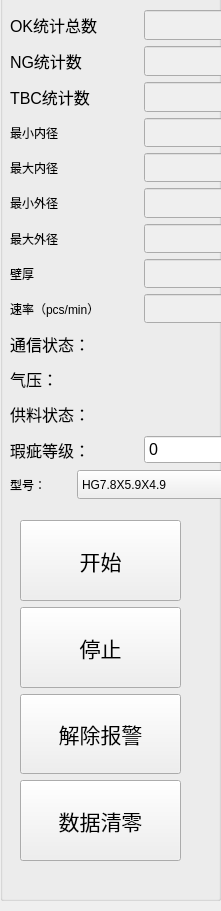
   <widget class="QWidget" name="widgetSide" native="true">
    <property name="geometry">
     <rect>
      <x>-1</x>
      <y>68</y>
      <width>221</width>
      <height>911</height>
     </rect>
    </property>
    <property name="sizePolicy">
     <sizepolicy hsizetype="Minimum" vsizetype="Minimum">
      <horstretch>0</horstretch>
      <verstretch>0</verstretch>
     </sizepolicy>
    </property>
    <property name="minimumSize">
     <size>
      <width>201</width>
      <height>911</height>
     </size>
    </property>
    <widget class="QGroupBox" name="groupBox_23">
     <property name="geometry">
      <rect>
       <x>0</x>
       <y>-10</y>
       <width>221</width>
       <height>911</height>
      </rect>
     </property>
     <property name="sizePolicy">
      <sizepolicy hsizetype="Minimum" vsizetype="Minimum">
       <horstretch>0</horstretch>
       <verstretch>0</verstretch>
      </sizepolicy>
     </property>
     <property name="minimumSize">
      <size>
       <width>201</width>
       <height>901</height>
      </size>
     </property>
     <property name="title">
      <string/>
     </property>
     <widget class="QWidget" name="layoutWidget">
      <property name="geometry">
       <rect>
        <x>10</x>
        <y>20</y>
        <width>293</width>
        <height>489</height>
       </rect>
      </property>
      <layout class="QGridLayout" name="gridLayout_45">
       <item row="13" column="1" colspan="2">
        <widget class="QComboBox" name="Box_ProductModel">
         <property name="sizePolicy">
          <sizepolicy hsizetype="Preferred" vsizetype="Minimum">
           <horstretch>0</horstretch>
           <verstretch>0</verstretch>
          </sizepolicy>
         </property>
         <item>
          <property name="text">
           <string>HG7.8X5.9X4.9</string>
          </property>
         </item>
         <item>
          <property name="text">
           <string>WKQ8X5.9X5</string>
          </property>
         </item>
         <item>
          <property name="text">
           <string>WK5.5X4.1X4.95</string>
          </property>
         </item>
         <item>
          <property name="text">
           <string>WK3.2x2.6x3.3</string>
          </property>
         </item>
        </widget>
       </item>
       <item row="3" column="0" colspan="2">
        <widget class="QLabel" name="label_21">
         <property name="text">
          <string>最小内径</string>
         </property>
        </widget>
       </item>
       <item row="5" column="0" colspan="2">
        <widget class="QLabel" name="label_25">
         <property name="text">
          <string>最小外径</string>
         </property>
        </widget>
       </item>
       <item row="2" column="0" colspan="2">
        <widget class="QLabel" name="label_32">
         <property name="sizePolicy">
          <sizepolicy hsizetype="Minimum" vsizetype="Minimum">
           <horstretch>0</horstretch>
           <verstretch>0</verstretch>
          </sizepolicy>
         </property>
         <property name="minimumSize">
          <size>
           <width>105</width>
           <height>30</height>
          </size>
         </property>
         <property name="font">
          <font>
           <pointsize>12</pointsize>
          </font>
         </property>
         <property name="text">
          <string>TBC统计数</string>
         </property>
        </widget>
       </item>
       <item row="11" column="0" colspan="2">
        <widget class="QLabel" name="label_22">
         <property name="sizePolicy">
          <sizepolicy hsizetype="Minimum" vsizetype="Minimum">
           <horstretch>0</horstretch>
           <verstretch>0</verstretch>
          </sizepolicy>
         </property>
         <property name="minimumSize">
          <size>
           <width>0</width>
           <height>26</height>
          </size>
         </property>
         <property name="font">
          <font>
           <pointsize>12</pointsize>
          </font>
         </property>
         <property name="text">
          <string>供料状态：</string>
         </property>
        </widget>
       </item>
       <item row="0" column="0" colspan="2">
        <widget class="QLabel" name="label_28">
         <property name="sizePolicy">
          <sizepolicy hsizetype="Minimum" vsizetype="Minimum">
           <horstretch>0</horstretch>
           <verstretch>0</verstretch>
          </sizepolicy>
         </property>
         <property name="minimumSize">
          <size>
           <width>105</width>
           <height>30</height>
          </size>
         </property>
         <property name="font">
          <font>
           <pointsize>12</pointsize>
          </font>
         </property>
         <property name="text">
          <string>OK统计总数</string>
         </property>
        </widget>
       </item>
       <item row="6" column="2">
        <widget class="QLineEdit" name="edtOuterMax">
         <property name="enabled">
          <bool>false</bool>
         </property>
         <property name="sizePolicy">
          <sizepolicy hsizetype="Minimum" vsizetype="Minimum">
           <horstretch>0</horstretch>
           <verstretch>0</verstretch>
          </sizepolicy>
         </property>
        </widget>
       </item>
       <item row="6" column="0" colspan="2">
        <widget class="QLabel" name="label_27">
         <property name="text">
          <string>最大外径</string>
         </property>
        </widget>
       </item>
       <item row="10" column="2">
        <widget class="QLabel" name="AP_CTP">
         <property name="sizePolicy">
          <sizepolicy hsizetype="Minimum" vsizetype="Minimum">
           <horstretch>0</horstretch>
           <verstretch>0</verstretch>
          </sizepolicy>
         </property>
         <property name="minimumSize">
          <size>
           <width>0</width>
           <height>26</height>
          </size>
         </property>
         <property name="font">
          <font>
           <pointsize>12</pointsize>
           <weight>75</weight>
           <bold>true</bold>
          </font>
         </property>
         <property name="text">
          <string/>
         </property>
        </widget>
       </item>
       <item row="0" column="2">
        <widget class="QLineEdit" name="OK_PV">
         <property name="enabled">
          <bool>false</bool>
         </property>
         <property name="sizePolicy">
          <sizepolicy hsizetype="Minimum" vsizetype="Minimum">
           <horstretch>0</horstretch>
           <verstretch>0</verstretch>
          </sizepolicy>
         </property>
         <property name="minimumSize">
          <size>
           <width>68</width>
           <height>30</height>
          </size>
         </property>
         <property name="font">
          <font>
           <pointsize>12</pointsize>
           <weight>75</weight>
           <bold>true</bold>
          </font>
         </property>
        </widget>
       </item>
       <item row="9" column="0" colspan="2">
        <widget class="QLabel" name="label_23">
         <property name="sizePolicy">
          <sizepolicy hsizetype="Minimum" vsizetype="Minimum">
           <horstretch>0</horstretch>
           <verstretch>0</verstretch>
          </sizepolicy>
         </property>
         <property name="font">
          <font>
           <pointsize>12</pointsize>
          </font>
         </property>
         <property name="text">
          <string>通信状态：</string>
         </property>
        </widget>
       </item>
       <item row="1" column="2">
        <widget class="QLineEdit" name="NG_count_PV">
         <property name="enabled">
          <bool>false</bool>
         </property>
         <property name="sizePolicy">
          <sizepolicy hsizetype="Minimum" vsizetype="Minimum">
           <horstretch>0</horstretch>
           <verstretch>0</verstretch>
          </sizepolicy>
         </property>
         <property name="minimumSize">
          <size>
           <width>68</width>
           <height>30</height>
          </size>
         </property>
         <property name="font">
          <font>
           <pointsize>12</pointsize>
           <weight>75</weight>
           <bold>true</bold>
          </font>
         </property>
        </widget>
       </item>
       <item row="4" column="2">
        <widget class="QLineEdit" name="edtInnerMax">
         <property name="enabled">
          <bool>false</bool>
         </property>
         <property name="sizePolicy">
          <sizepolicy hsizetype="Maximum" vsizetype="Minimum">
           <horstretch>0</horstretch>
           <verstretch>0</verstretch>
          </sizepolicy>
         </property>
        </widget>
       </item>
       <item row="5" column="2">
        <widget class="QLineEdit" name="edtOuterMin">
         <property name="enabled">
          <bool>false</bool>
         </property>
         <property name="sizePolicy">
          <sizepolicy hsizetype="Minimum" vsizetype="Minimum">
           <horstretch>0</horstretch>
           <verstretch>0</verstretch>
          </sizepolicy>
         </property>
        </widget>
       </item>
       <item row="4" column="0" colspan="2">
        <widget class="QLabel" name="label_24">
         <property name="text">
          <string>最大内径</string>
         </property>
        </widget>
       </item>
       <item row="12" column="2">
        <widget class="QSpinBox" name="spinBoxGear">
         <property name="sizePolicy">
          <sizepolicy hsizetype="Minimum" vsizetype="Minimum">
           <horstretch>0</horstretch>
           <verstretch>0</verstretch>
          </sizepolicy>
         </property>
         <property name="font">
          <font>
           <pointsize>12</pointsize>
          </font>
         </property>
        </widget>
       </item>
       <item row="8" column="2">
        <widget class="QLineEdit" name="speedTime">
         <property name="enabled">
          <bool>false</bool>
         </property>
         <property name="sizePolicy">
          <sizepolicy hsizetype="Minimum" vsizetype="Minimum">
           <horstretch>0</horstretch>
           <verstretch>0</verstretch>
          </sizepolicy>
         </property>
        </widget>
       </item>
       <item row="12" column="0" colspan="2">
        <widget class="QLabel" name="label_34">
         <property name="minimumSize">
          <size>
           <width>40</width>
           <height>20</height>
          </size>
         </property>
         <property name="font">
          <font>
           <pointsize>12</pointsize>
          </font>
         </property>
         <property name="text">
          <string>瑕疵等级：</string>
         </property>
        </widget>
       </item>
       <item row="11" column="2">
        <widget class="QLabel" name="FS_normal">
         <property name="sizePolicy">
          <sizepolicy hsizetype="Minimum" vsizetype="Minimum">
           <horstretch>0</horstretch>
           <verstretch>0</verstretch>
          </sizepolicy>
         </property>
         <property name="minimumSize">
          <size>
           <width>0</width>
           <height>26</height>
          </size>
         </property>
         <property name="font">
          <font>
           <pointsize>12</pointsize>
           <weight>75</weight>
           <bold>true</bold>
          </font>
         </property>
         <property name="text">
          <string/>
         </property>
        </widget>
       </item>
       <item row="10" column="0" colspan="2">
        <widget class="QLabel" name="label_16">
         <property name="sizePolicy">
          <sizepolicy hsizetype="Minimum" vsizetype="Minimum">
           <horstretch>0</horstretch>
           <verstretch>0</verstretch>
          </sizepolicy>
         </property>
         <property name="minimumSize">
          <size>
           <width>0</width>
           <height>26</height>
          </size>
         </property>
         <property name="font">
          <font>
           <pointsize>12</pointsize>
          </font>
         </property>
         <property name="text">
          <string>气压：</string>
         </property>
        </widget>
       </item>
       <item row="9" column="2">
        <widget class="QToolButton" name="ComState_btn">
         <property name="enabled">
          <bool>false</bool>
         </property>
         <property name="sizePolicy">
          <sizepolicy hsizetype="Minimum" vsizetype="Minimum">
           <horstretch>0</horstretch>
           <verstretch>0</verstretch>
          </sizepolicy>
         </property>
         <property name="minimumSize">
          <size>
           <width>68</width>
           <height>26</height>
          </size>
         </property>
         <property name="text">
          <string/>
         </property>
         <property name="autoRaise">
          <bool>true</bool>
         </property>
        </widget>
       </item>
       <item row="13" column="0">
        <widget class="QLabel" name="label">
         <property name="text">
          <string>型号：</string>
         </property>
        </widget>
       </item>
       <item row="1" column="0" colspan="2">
        <widget class="QLabel" name="label_31">
         <property name="sizePolicy">
          <sizepolicy hsizetype="Minimum" vsizetype="Minimum">
           <horstretch>0</horstretch>
           <verstretch>0</verstretch>
          </sizepolicy>
         </property>
         <property name="minimumSize">
          <size>
           <width>105</width>
           <height>30</height>
          </size>
         </property>
         <property name="font">
          <font>
           <pointsize>12</pointsize>
          </font>
         </property>
         <property name="text">
          <string>NG统计数</string>
         </property>
        </widget>
       </item>
       <item row="8" column="0" colspan="2">
        <widget class="QLabel" name="label_45">
         <property name="text">
          <string>速率（pcs/min）</string>
         </property>
        </widget>
       </item>
       <item row="2" column="2">
        <widget class="QLineEdit" name="TBC_count_PV">
         <property name="enabled">
          <bool>false</bool>
         </property>
         <property name="sizePolicy">
          <sizepolicy hsizetype="Minimum" vsizetype="Minimum">
           <horstretch>0</horstretch>
           <verstretch>0</verstretch>
          </sizepolicy>
         </property>
         <property name="minimumSize">
          <size>
           <width>68</width>
           <height>30</height>
          </size>
         </property>
         <property name="font">
          <font>
           <pointsize>12</pointsize>
           <weight>75</weight>
           <bold>true</bold>
          </font>
         </property>
        </widget>
       </item>
       <item row="3" column="2">
        <widget class="QLineEdit" name="edtInnerMin">
         <property name="enabled">
          <bool>false</bool>
         </property>
         <property name="sizePolicy">
          <sizepolicy hsizetype="Minimum" vsizetype="Minimum">
           <horstretch>0</horstretch>
           <verstretch>0</verstretch>
          </sizepolicy>
         </property>
        </widget>
       </item>
       <item row="7" column="2">
        <widget class="QLineEdit" name="edtWallMin">
         <property name="enabled">
          <bool>false</bool>
         </property>
         <property name="sizePolicy">
          <sizepolicy hsizetype="Minimum" vsizetype="Minimum">
           <horstretch>0</horstretch>
           <verstretch>0</verstretch>
          </sizepolicy>
         </property>
        </widget>
       </item>
       <item row="7" column="0" colspan="2">
        <widget class="QLabel" name="label_48">
         <property name="text">
          <string>壁厚</string>
         </property>
        </widget>
       </item>
      </layout>
     </widget>
     <widget class="QWidget" name="layoutWidget">
      <property name="geometry">
       <rect>
        <x>20</x>
        <y>530</y>
        <width>161</width>
        <height>341</height>
       </rect>
      </property>
      <layout class="QGridLayout" name="gridLayout_40">
       <item row="1" column="0">
        <widget class="QToolButton" name="actStop">
         <property name="sizePolicy">
          <sizepolicy hsizetype="Minimum" vsizetype="Minimum">
           <horstretch>0</horstretch>
           <verstretch>0</verstretch>
          </sizepolicy>
         </property>
         <property name="minimumSize">
          <size>
           <width>159</width>
           <height>50</height>
          </size>
         </property>
         <property name="font">
          <font>
           <pointsize>16</pointsize>
          </font>
         </property>
         <property name="text">
          <string>停止</string>
         </property>
        </widget>
       </item>
       <item row="0" column="0">
        <widget class="QToolButton" name="actStart">
         <property name="sizePolicy">
          <sizepolicy hsizetype="Minimum" vsizetype="Minimum">
           <horstretch>0</horstretch>
           <verstretch>0</verstretch>
          </sizepolicy>
         </property>
         <property name="minimumSize">
          <size>
           <width>159</width>
           <height>50</height>
          </size>
         </property>
         <property name="font">
          <font>
           <pointsize>16</pointsize>
          </font>
         </property>
         <property name="text">
          <string>开始</string>
         </property>
        </widget>
       </item>
       <item row="2" column="0">
        <widget class="QToolButton" name="System_error_switch_btn">
         <property name="sizePolicy">
          <sizepolicy hsizetype="Minimum" vsizetype="Minimum">
           <horstretch>0</horstretch>
           <verstretch>0</verstretch>
          </sizepolicy>
         </property>
         <property name="minimumSize">
          <size>
           <width>159</width>
           <height>50</height>
          </size>
         </property>
         <property name="font">
          <font>
           <pointsize>16</pointsize>
          </font>
         </property>
         <property name="text">
          <string>解除报警</string>
         </property>
        </widget>
       </item>
       <item row="3" column="0">
        <widget class="QPushButton" name="btnDataClear">
         <property name="sizePolicy">
          <sizepolicy hsizetype="Minimum" vsizetype="Minimum">
           <horstretch>0</horstretch>
           <verstretch>0</verstretch>
          </sizepolicy>
         </property>
         <property name="minimumSize">
          <size>
           <width>159</width>
           <height>50</height>
          </size>
         </property>
         <property name="font">
          <font>
           <pointsize>16</pointsize>
          </font>
         </property>
         <property name="text">
          <string>数据清零</string>
         </property>
        </widget>
       </item>
      </layout>
     </widget>
    </widget>
   </widget>
